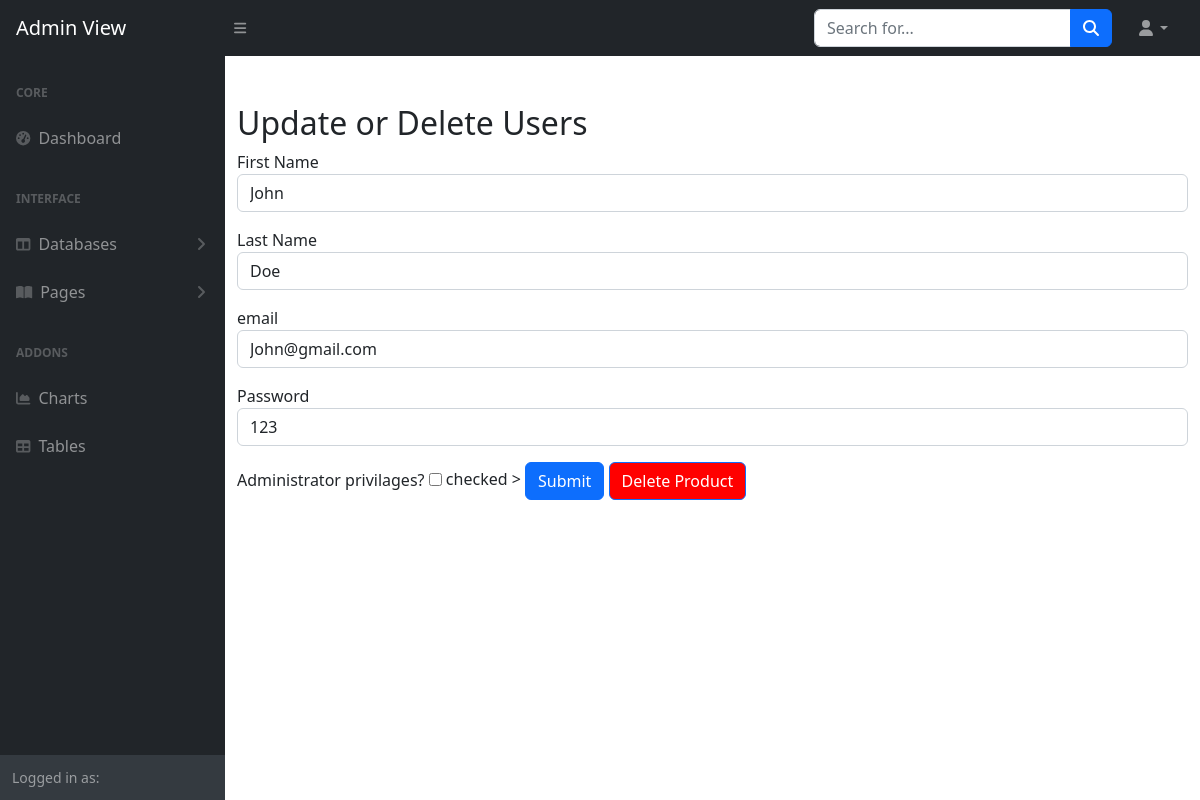
The page /manage_user/1 on the database its author committed.
### tables this page shows
CREATE TABLE users (
        userID INTEGER PRIMARY KEY AUTOINCREMENT,
        firstName TEXT NOT NULL,
        lastName TEXT NOT NULL,
        userEmail TEXT NOT NULL,
        userPassword TEXT NOT NULL,
        isManager BOOLEAN
    );

### app.py (the view)
@app.route('/manage_user/<int:userID>', methods=['GET', 'POST'])
def manage_user(userID):
    userService = UserService()
    user = userService.get_user_by_id(userID)
    if request.method == 'POST': # reused logout logic from previous iteration
        if 'logout' in request.form:
            session.pop('cart', None)
            session['session_user'] = 'Guest'
            session.modified = True
            return redirect(url_for('homepage'))
        if 'save_changes' in request.form:
            user.firstName = request.form.get('firstName')
            user.lastName = request.form.get('lastName')
            user.userEmail = request.form.get('userEmail')
            user.userPassword= request.form.get('userPassword')
            user.isManager = request.form.get('isManager')
            userService = UserService()
            userService.update_user(user)
            return redirect(url_for('user_management'))
        if 'delete' in request.form:
            userService.delete_user(userID)
            return redirect(url_for('user_management'))
    else:
        return render_template('manage_user.html', user=user)

### dao/userDAO.py (called while the page is built)
    def get_user_by_id(self, userID):
        sql = 'SELECT * FROM users WHERE userID = ?'
        cursor = self.conn.execute(sql, (userID,))
        row = cursor.fetchone()
        if row:
            return User(userID=row[0], firstName=row[1], lastName=row[2], userEmail=row[3], userPassword=row[4], isManager=row[5])
        self.conn.close()
        return None

### services/UserService.py (called while the page is built)
    def get_user_by_id(self, userID):
        return self.userDAO.get_user_by_id(userID)

### templates/manage_user.html (shortened to what this page needs)
<!DOCTYPE html>
<html lang="en">
    <head>
        <link href="https://cdn.jsdelivr.net/npm/simple-datatables@7.1.2/dist/style.min.css" rel="stylesheet" />
        <link href="{{ url_for('static', filename='css/styles_admin.css') }}" rel="stylesheet" />
    </head>
    <body class="sb-nav-fixed">
        <nav class="sb-topnav navbar navbar-expand navbar-dark bg-dark">
            <a class="navbar-brand ps-3" href="index.html">Admin View</a>
            <button class="btn btn-link btn-sm order-1 order-lg-0 me-4 me-lg-0" id="sidebarToggle" href="#!"><i class="fas fa-bars"></i></button>
            <form class="d-none d-md-inline-block form-inline ms-auto me-0 me-md-3 my-2 my-md-0">
                <div class="input-group">
                    <input class="form-control" type="text" placeholder="Search for..." aria-label="Search for..." aria-describedby="btnNavbarSearch" />
                    <button class="btn btn-primary" id="btnNavbarSearch" type="button"><i class="fas fa-search"></i></button>
                </div>
            </form>
            <ul class="navbar-nav ms-auto ms-md-0 me-3 me-lg-4">
                <li class="nav-item dropdown">
                    <a class="nav-link dropdown-toggle" id="navbarDropdown" href="#" role="button" data-bs-toggle="dropdown" aria-expanded="false"><i class="fas fa-user fa-fw"></i></a>
                </li>
            </ul>
        </nav>
        <div id="layoutSidenav">
            <div id="layoutSidenav_nav">
                <nav class="sb-sidenav accordion sb-sidenav-dark" id="sidenavAccordion">
                    <div class="sb-sidenav-menu">
                        <div class="nav">
                            <div class="sb-sidenav-menu-heading">Core</div>
                            <a class="nav-link" href={{url_for('admin_page') }}
>
                                <div class="sb-nav-link-icon"><i class="fas fa-tachometer-alt"></i></div>
                                Dashboard
                            </a>
                            <div class="sb-sidenav-menu-heading">Interface</div>
                            <a class="nav-link collapsed" href="#" data-bs-toggle="collapse" data-bs-target="#collapseLayouts" aria-expanded="false" aria-controls="collapseLayouts">
                                <div class="sb-nav-link-icon"><i class="fas fa-columns"></i></div>
                                Databases
                                <div class="sb-sidenav-collapse-arrow"><i class="fas fa-angle-down"></i></div>
                            </a>
                            <a class="nav-link collapsed" href="#" data-bs-toggle="collapse" data-bs-target="#collapsePages" aria-expanded="false" aria-controls="collapsePages">
                                <div class="sb-nav-link-icon"><i class="fas fa-book-open"></i></div>
                                Pages
                                <div class="sb-sidenav-collapse-arrow"><i class="fas fa-angle-down"></i></div>
                            </a>
                            <div class="sb-sidenav-menu-heading">Addons</div>
                            <a class="nav-link" href="">
                                <div class="sb-nav-link-icon"><i class="fas fa-chart-area"></i></div>
                                Charts
                            </a>
                            <a class="nav-link" href="">
                                <div class="sb-nav-link-icon"><i class="fas fa-table"></i></div>
                                Tables
                            </a>
                        </div>
                    </div>
                    <div class="sb-sidenav-footer">
                        <div class="small">Logged in as: {{session['session_user']}}</div>
                    </div>
                </nav>
            </div>
            <div id="layoutSidenav_content">
    <div class="container mt-5">
        <h2>Update or Delete Users</h2>
        <form method="POST" name="save" action="{{ url_for('manage_user', userID=user.userID) }}" enctype="multipart/form-data">
            <div class="form-group mb-3">
                <label for="firstName">First Name</label>
                <input type="text" class="form-control" id="firstName" name="firstName" value="{{ user.firstName }}" required>
            </div>
            <div class="form-group mb-3">
                <label for="lastName">Last Name</label>
                <input type="text" class="form-control" id="lastName" name="lastName" value="{{ user.lastName }}" required>
            </div>
            <div class="form-group mb-3">
                <label for="userEmail">email</label>
                <input type="email" class="form-control" id="userEmail" name="userEmail" value="{{ user.userEmail }}" required>
            </div>
            <div class="form-group mb-3">
                <label for="userPassword">Password</label>
                <input type="text" class="form-control" id="userPassword" name="userPassword" value="{{ user.userPassword }}" required>
            </div>
            <label for="isManager">Administrator privilages?</label>
                    <input type="checkbox" id="isManager" name="isManager"> {% if user.isManager == True %} checked {% endif %}>
            <button type="submit" class="btn btn-primary" name="save_changes">Submit</button>
            <button type="submit"  class="btn btn-primary" style="background-color: red" name="delete">Delete Product</button>
        </form>

### rows shown on the page
users: firstName "John", lastName "Doe", userEmail "John@gmail.com", userPassword "123"
